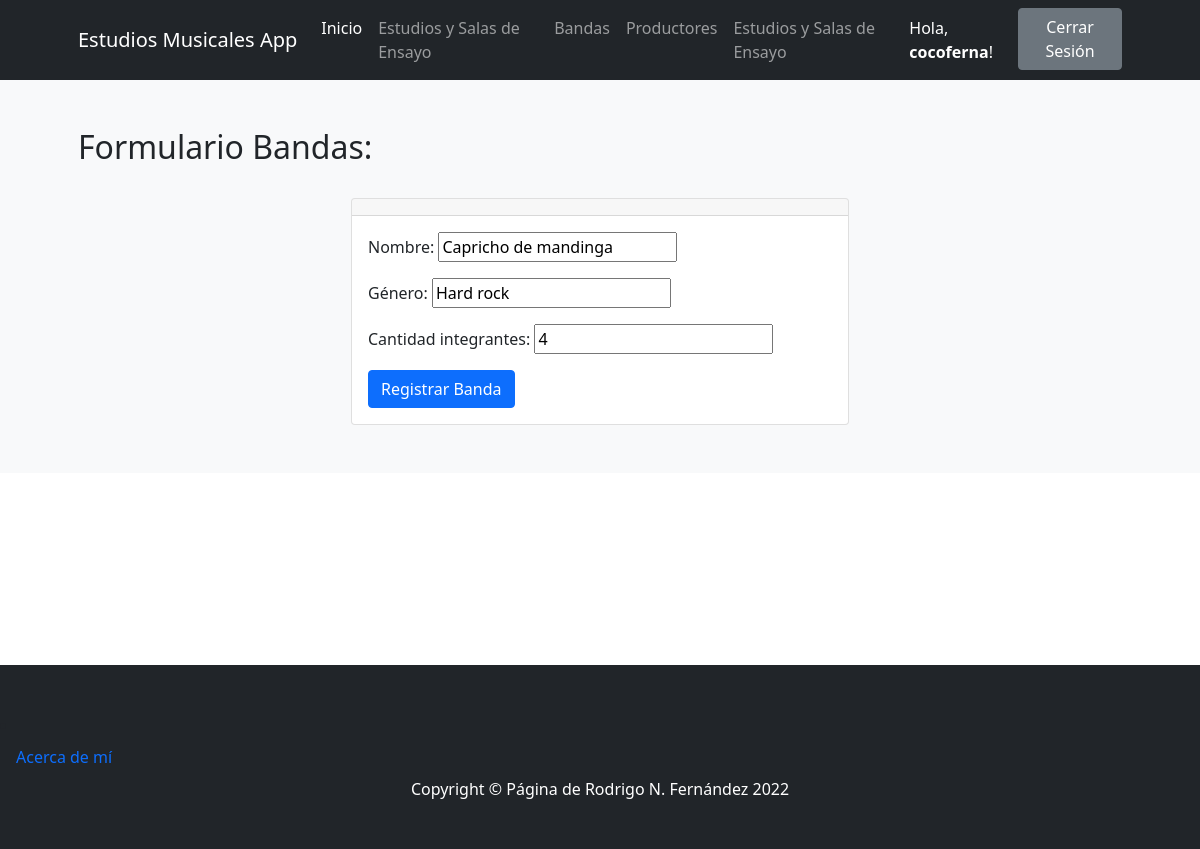
Page /editar_banda/4 (signed in) on the committed database.
### ProyectoCoderApp/models.py (models this page shows)
class Bandas(models.Model):
    nombre = models.CharField(max_length=30) # Texto
    genero = models.CharField(max_length=30) # Texto
    cantidad_integrantes = models.IntegerField() # Email - Opcional
    class Meta:
        verbose_name_plural="Bandas"

### ProyectoCoderApp/views.py (the view, shortened to what this page needs)
# urls.py: path('editar_banda/<banda_id>', editar_banda, name="editar_banda"),
@staff_member_required
def editar_banda(request,banda_id):
    banda = Bandas.objects.get(id=banda_id)
    formulario = nuevo_banda(initial={
        "nombre":banda.nombre,
        "genero":banda.genero,
        "cantidad_integrantes": banda.cantidad_integrantes})
    return render(request,"ProyectoCoderApp/formulario_banda.html",{"form":formulario})

### ProyectoCoderApp/forms.py
class nuevo_banda(forms.Form):
    nombre=forms.CharField(max_length=30,label="Nombre")
    genero=forms.CharField(max_length=30,label="Género")
    cantidad_integrantes=forms.IntegerField()

### ProyectoCoderApp/templates/ProyectoCoderApp/formulario_banda.html (shortened to what this page needs)
{% extends 'ProyectoCoderApp/base.html' %}
{% load static %}
{% block contenidoPagina %}
<section class="bg-light py-5">
    <div class="container px-5">
        <h2>Formulario Bandas:</h2>
        <br>
        <div class="row gx-5 justify-content-center">
            <div class="col-lg-6">
                <div class="card">
                    <div class="card-header text-center">
                    </div>
                    <div class="card-body">
                        <form action="" method="post">
                            {{ form.as_p }}
                            <input type="submit" class="btn btn-primary" value="Registrar Banda">
                        </form>
                    </div>
                </div>
            </div>
        </div>
    </div>
</section>
{% endblock %}

### ProyectoCoderApp/templates/ProyectoCoderApp/base.html (shortened to what this page needs)
{% load static %}
<!DOCTYPE html>
<html lang="es">
    <head>
        <link href="https://cdn.jsdelivr.net/npm/bootstrap-icons@1.4.1/font/bootstrap-icons.css" rel="stylesheet" />
        <link href="{% static 'css/styles.css' %}" rel="stylesheet" />
    </head>
    <body>
        <nav class="navbar navbar-expand-lg navbar-dark bg-dark">
            <div class="container px-5" >
                <a class="navbar-brand" href="{% url 'index' %}">Estudios Musicales App</a>
                <div class="collapse navbar-collapse" id="navbarSupportedContent">
                    <ul class="navbar-nav ms-auto mb-2 mb-lg-0">
                        <li class="nav-item"><a class="nav-link active" aria-current="page" href="{% url 'index' %}">Inicio</a></li>
                        {% if user.is_authenticated %}
                            {% if user.is_staff %}
                                <li class="nav-item"><a class="nav-link" href="{% url 'estudios' %}">Estudios y Salas de Ensayo</a></li>
                            {% endif %}
                        {% endif %}
                        <li class="nav-item"><a class="nav-link" href="{% url 'bandas' %}">Bandas</a></li>
                        {% if user.is_authenticated %}
                            <li class="nav-item"><a class="nav-link" href="{% url 'productores' %}">Productores</a></li>
                            <li class="nav-item"><a class="nav-link" href="{% url 'estudios' %}">Estudios y Salas de Ensayo</a></li>
                        {% endif %}
                        {% if user.is_authenticated %}
                            <li class="nav-item"><a class="nav-link active" href="{% url 'editar_perfil' %}"> Hola, <b>{{user.username}}</b>!</a>
                            <li class="nav-item"><a class="btn btn-secondary" href="{% url 'logout' %}">Cerrar Sesión</a></li>
                        {% else %}
                            <li class="nav-item"><a class="btn btn-secondary mx-3 " href="{% url 'login' %}">Iniciar Sesión</a></li>
                            <li class="nav-item"><a class="btn btn-outline-secondary" href="{% url 'register' %}">Registrarse</a></li>
                        {% endif %}
                    </ul>
                </div>
            </div>
        </nav>
        {% block contenidoPagina %}
        {% endblock %}
<br><br><br><br><br><br><br><br>
        <footer class="py-5 bg-dark">
            <li class="nav-item"><a class="nav-link active" aria-current="page" href="{% url 'acerca_de' %}">Acerca de mí</a></li>
            <div class="container px-5"><p class="m-0 text-center text-white">Copyright &copy; Página de Rodrigo N. Fernández 2022</p>
            </div>
        </footer>
    </body>
</html>

### rows in the picture
Bandas: nombre "Capricho de mandinga", genero "Hard rock", cantidad_integrantes "4"

### other values in the picture
{{ user.username }} "cocoferna"
